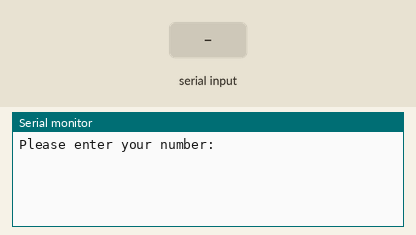
The sketch below on a simulated Arduino Uno, built with avr-gcc and run on an emulated ATmega328P. Shown: the last lines printed to the serial monitor. Inputs (shaded band) come from the test bench.

Above: at 1.2 s.
1.3 s: "90,45\n" received over Serial
At 2.5 s:
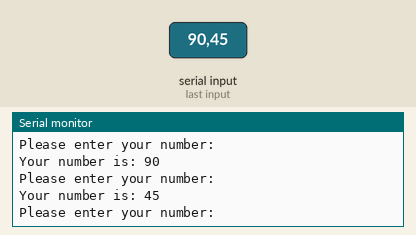
2.8 s: "30,150\n" received over Serial
At 4.0 s:
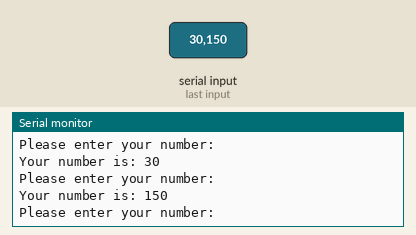
Timing chart, 0 to 5.8 s (numbered marks = the images above; inputs shaded):
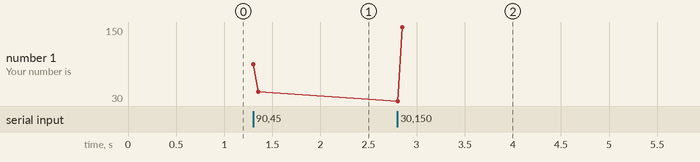

The sketch:

McWhorter_18SerialRead.ino
```cpp
int myNumber;
String msg="Please enter your number:";
String msg2="Your number is: ";
void setup() {
  // put your setup code here, to run once:
Serial.begin(9600);
while (!Serial);
}

void loop() {
  // put your main code here, to run repeatedly:
Serial.println(msg);
Serial.read();
while(Serial.available()<=0) {

}
  myNumber=Serial.parseInt();
Serial.print(msg2);
Serial.println(myNumber);
}
```

Measured:
- after the input at 1.3 s, the serial monitor: prints a new line at once (image 1)
- after the input at 2.8 s, the serial monitor: prints a new line at once (image 2)
- plotted number 1: 45 → 150 after the input at 2.8 s
